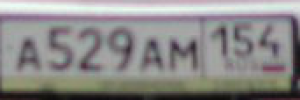
#> input picture OPENCV/OUPUT_ANOTHER/110.png, 300 x 100 px, found by its file name; its folder holds only this picture in this run
$ python Otsu.py
#> lines starting #> are read from the running program, lines starting #| are printed output that depends on the picture; after the words box and inside, x2 and y2 are one past the last pixel; in counts of white or black regions, pixels touching at a corner belong together; long printed decimals are rounded
import cv2
import numpy as np
from matplotlib import pyplot as plt

import os
def open_picture(img,i):
    # img = cv2.imread(img)
    cv2.imshow('{0}'.format(i), img)
    cv2.waitKey(0)
    cv2.destroyAllWindows()


if __name__ == '__main__':
    # [19 lines of commented-out code are left out]

        listdir = os.listdir(r'D:\Github_project\VKR\OUPUT_ANOTHER')
        for j in listdir:
            img = cv2.imread(r'D:\Github_project\VKR\OUPUT_ANOTHER\{0}'.format(j), 0)
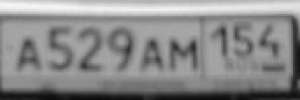
#> img: shape (100, 300); min 10, max 247, mean 137.6
            blur = cv2.GaussianBlur(img,(5,5),0)

            # find normalized_histogram, and its cumulative distribution function
            hist = cv2.calcHist([blur],[0],None,[256],[0,256])
#> hist = 256 values, max 581 at index 163, min 0 at index 0, mean 117.2
            hist_norm = hist.ravel()/hist.max()
#> hist_norm = 256 values, max 1 at index 163, min 0 at index 0, mean 0.202
            Q = hist_norm.cumsum()
#> Q = 256 values from 0 to 51.64

            bins = np.arange(256)
            fn_min = np.inf
            thresh = -1

            for i in range(1,256):
                p1,p2 = np.hsplit(hist_norm,[i]) # probabilities
                q1,q2 = Q[i],Q[255]-Q[i] # cum sum of classes
                b1,b2 = np.hsplit(bins,[i]) # weights
             # finding means and variances
             #    print(q1,q2)
                m1 = np.sum(p1*b1)/q1
                m2 = np.sum(p2*b2)/q2
                v1 =np.sum(((b1-m1)**2)*p1)/q1
                v2 = np.sum(((b2-m2)**2)*p2)/q2

                fn = v1*q1 + v2*q2
                if fn < fn_min:
                    fn_min = fn
                    thresh = i
#> this loop made 255 passes
#> (p1, q1, q2, m1, m2, v1, v2, fn) on passes 12 to 14: ([0, 0, 0, 0, 0, 0, 0, 0, 0, 0, 0, 0], 0.00172, 51.63, 0, 137.6, 0, 2170.5, 112071), ([0, 0, 0, 0, 0, 0, 0, 0, 0, 0, 0, 0, 0.00172], 0.0103, 51.62, 2, 137.6, 16.67, 2170.4, 112044.1), ([0, 0, 0, 0, 0, 0, 0, 0, 0, 0, 0, 0, 0.00172, 0.00861], 0.0465, 51.59, 2.85, 137.7, 22.17, 2169.3, 111911.8)
#> (q1, q2, m1, m2, v1, v2, fn, fn_min) on passes 15 to 20: (0.129, 51.51, 4.95, 137.9, 27.94, 2162.1, 111363.6, 111363.6), (0.229, 51.41, 8.2, 138.2, 22.95, 2142.1, 110120.5, 110120.5), (0.322, 51.31, 10.8, 138.4, 14.22, 2117, 108633.1, 108633.1), (0.418, 51.22, 12.09, 138.6, 11.03, 2094.3, 107267, 107267), (0.54, 51.09, 12.56, 138.9, 11.89, 2072, 105872, 105872), (0.678, 50.96, 13.44, 139.2, 11.57, 2043.2, 104123.3, 104123.3)
         # find otsu's threshold value with OpenCV function
            ret, th = cv2.threshold(blur,thresh,255,cv2.THRESH_BINARY)
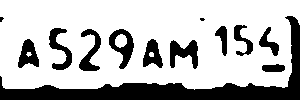
#> th: shape (100, 300); 73.2% white; 13 black regions (2 under 20 px), largest, box (x1, y1, x2, y2) and area: (0, 16, 300, 100) 4709, (170, 40, 198, 69) 472, (109, 29, 134, 69) 462
            ret, th1 = cv2.threshold(blur,127,255,cv2.THRESH_BINARY)
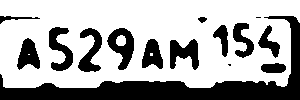
#> th1: shape (100, 300); 67.1% white; 15 black regions (2 under 20 px), largest, box (x1, y1, x2, y2) and area: (0, 16, 300, 100) 5452, (107, 28, 134, 70) 600, (49, 27, 73, 71) 549
            ret, otsu = cv2.threshold(blur,0,255,cv2.THRESH_BINARY+cv2.THRESH_OTSU)
            images = [th, th1, otsu,img]
            titles = ['Global Thresholding {0}'.format(thresh),'Global Thresholding 127','Otsu Thresholding','Original']
            for i in range(4):
                plt.subplot(2,3,i+3),plt.imshow(images[i],'gray')
                plt.title(titles[i])
                plt.xticks([]),plt.yticks([])
            plt.show()
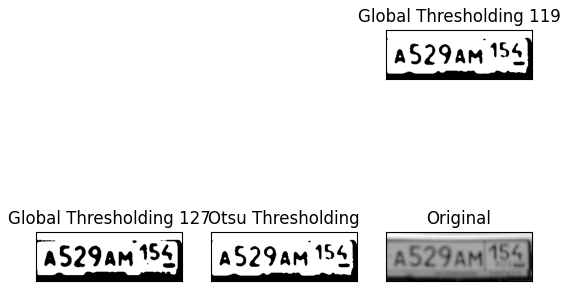
#> figure drawn by matplotlib, 4 panels
            plt.imsave
            print(thresh,fn_min)
#| 119 50083.764
            # open_picture(otsu ,j)

$ run again, on OPENCV/OUPUT_ANOTHER/176.png
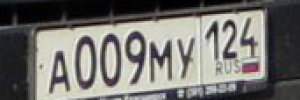
#> input picture OPENCV/OUPUT_ANOTHER/176.png, 300 x 100 px, found by its file name
#> hist = 256 values, max 736 at index 211, min 0 at index 227, mean 117.2
#> hist_norm = 256 values, max 1 at index 211, min 0 at index 227, mean 0.159
#> Q = 256 values from 0.0353 to 40.76
#> the loop `for i in range(1,256):` made 255 passes
#> (p1, q1, q2, m1, m2, v1, v2, fn) on passes 1 to 4: ([0.0353], 0.255, 40.51, 0, 115.1, 0, 5860.9, 237399.3), ([0.0353, 0.22], 1.04, 39.72, 0.212, 117.3, 0.133, 5909.7, 234743.7), ([0.0353, 0.22, 0.784], 1.79, 38.97, 0.999, 119.6, 0.458, 5761, 224515.6), ([0.0353, 0.22, 0.784, 0.75], 2.36, 38.4, 1.71, 121.3, 0.647, 5584.4, 214448)
#> `ret, th = cv2.threshold(blur,thresh,255,cv2.THRESH_BINARY)`:
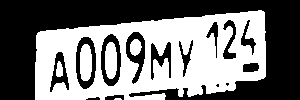
#> th: shape (100, 300); 46.6% white; 6 white regions (1 under 20 px), largest, box (x1, y1, x2, y2) and area: (35, 10, 266, 100) 12955, (80, 44, 92, 81) 385, (105, 42, 117, 79) 378, (130, 39, 142, 56) 152, (56, 61, 63, 77) 89
#> th1: shape (100, 300); 44.9% white; 6 white regions (1 under 20 px), largest, box (x1, y1, x2, y2) and area: (35, 11, 266, 100) 12488, (80, 44, 92, 81) 373, (105, 42, 117, 79) 366, (130, 39, 141, 55) 142, (56, 61, 63, 77) 84
#> `plt.show()`:
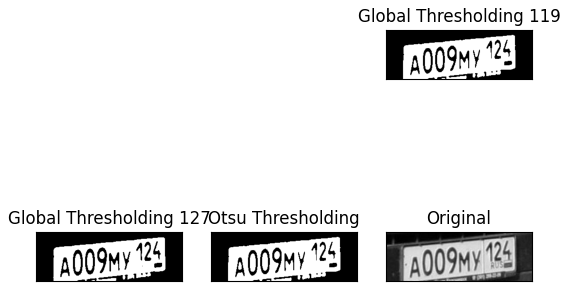
#> figure drawn by matplotlib, 4 panels
#| 119 36815.731

$ run again, on OPENCV/OUPUT_ANOTHER/182.png
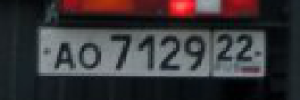
#> input picture OPENCV/OUPUT_ANOTHER/182.png, 300 x 100 px, found by its file name
#> hist = 256 values, max 820 at index 15, min 0 at index 161, mean 117.2
#> hist_norm = 256 values, max 1 at index 15, min 0 at index 161, mean 0.143
#> Q = 256 values from 0.0122 to 36.59
#> the loop `for i in range(1,256):` made 255 passes
#> (p1, q1, q2, m1, m2, v1, v2, fn) on passes 1 to 4: ([0.0122], 0.229, 36.36, 0, 54.66, 0, 1828, 66458.3), ([0.0122, 0.217], 0.435, 36.15, 0.499, 54.97, 0.132, 1821.2, 65836.8), ([0.0122, 0.217, 0.206], 0.566, 36.02, 1.11, 55.15, 0.319, 1811.8, 65260.2), ([0.0122, 0.217, 0.206, 0.13], 0.701, 35.88, 1.46, 55.35, 0.632, 1808.8, 64907)
#> after the loop `for i in range(1,256):`: fn_min = 11524.1; thresh = 70
#> `ret, th = cv2.threshold(blur,thresh,255,cv2.THRESH_BINARY)`:
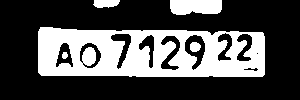
#> th: shape (100, 300); 31.3% white; 5 white regions, box (x1, y1, x2, y2) and area: (38, 27, 265, 77) 8399, (170, 0, 222, 15) 705, (93, 0, 120, 8) 176, (190, 42, 201, 52) 89, (62, 52, 68, 59) 34
#> th1: shape (100, 300); 9.2% white; 16 white regions (8 under 20 px), largest, box (x1, y1, x2, y2) and area: (71, 46, 209, 75) 1503, (41, 30, 70, 73) 663, (197, 0, 219, 10) 208
#> `ret, otsu = cv2.threshold(blur,0,255,cv2.THRESH_BINARY+cv2.THRESH_OTSU)`:
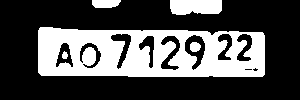
#> otsu: shape (100, 300); 31.7% white; 5 white regions, box (x1, y1, x2, y2) and area: (38, 27, 265, 77) 8472, (170, 0, 222, 15) 711, (92, 0, 121, 8) 204, (190, 42, 201, 52) 89, (62, 51, 68, 59) 36
#> `ret, otsu = cv2.threshold(blur,0,255,cv2.THRESH_BINARY+cv2.THRESH_OTSU)`: ret = 69
#> titles = ['Global Thresholding 70', 'Global Thresholding 127', 'Otsu Thresholding', 'Original']
#| 70 11524.085

$ run again, on OPENCV/OUPUT_ANOTHER/188.png
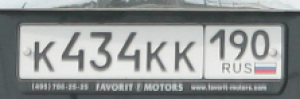
#> input picture OPENCV/OUPUT_ANOTHER/188.png, 300 x 99 px, found by its file name
#> hist = 256 values, max 496 at index 229, min 0 at index 0, mean 116
#> hist_norm = 256 values, max 1 at index 229, min 0 at index 0, mean 0.234
#> Q = 256 values from 0 to 59.88
#> the loop `for i in range(1,256):` made 255 passes
#> (q1, q2, m1, m2, v1, v2, fn, fn_min) on passes 49 to 55: (0.00202, 59.88, 0, 147.4, 0, 3569.7, 213741.1, 213741.1), (0.0101, 59.87, 9.8, 147.4, 307.3, 3569.8, 213724.7, 213724.7), (0.0544, 59.82, 9.22, 147.5, 304.9, 3571.2, 213662.4, 213662.4), (0.25, 59.63, 11.06, 148, 343.6, 3576.2, 213332.2, 213332.2), (0.538, 59.34, 24.03, 148.5, 356.7, 3563.7, 211665.3, 211665.3), (0.823, 59.06, 34.3, 149, 215.1, 3536.8, 209044.9, 209044.9), (1.2, 58.68, 36.38, 149.7, 189.5, 3516.5, 206579.1, 206579.1)
#> `ret, th = cv2.threshold(blur,thresh,255,cv2.THRESH_BINARY)`:
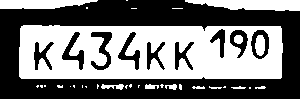
#> th: shape (99, 300); 46.1% white; 32 white regions (20 under 20 px), largest, box (x1, y1, x2, y2) and area: (19, 25, 283, 79) 11379, (185, 0, 300, 11) 951, (0, 0, 98, 9) 706
#> th1: shape (99, 300); 56.6% white; 15 black regions (3 under 20 px), largest, box (x1, y1, x2, y2) and area: (0, 9, 300, 99) 11037, (98, 0, 175, 8) 428, (92, 33, 111, 69) 220
#> `ret, otsu = cv2.threshold(blur,0,255,cv2.THRESH_BINARY+cv2.THRESH_OTSU)`:
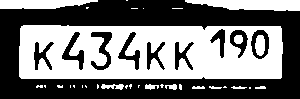
#> otsu: shape (99, 300); 46.4% white; 32 white regions (20 under 20 px), largest, box (x1, y1, x2, y2) and area: (19, 25, 283, 79) 11419, (185, 0, 300, 11) 965, (0, 0, 98, 9) 710
#| 152 38935.803

$ run again, on OPENCV/OUPUT_ANOTHER/126.png
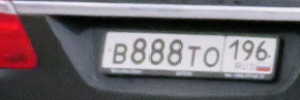
#> input picture OPENCV/OUPUT_ANOTHER/126.png, 300 x 100 px, found by its file name
#> hist = 256 values, max 648 at index 48, min 0 at index 0, mean 117.2
#> hist_norm = 256 values, max 1 at index 48, min 0 at index 0, mean 0.181
#> Q = 256 values from 0 to 46.3
#> the loop `for i in range(1,256):` made 255 passes
#> (p1, q1, q2, m1, m2, v1, v2, fn) on passes 3 to 6: ([0, 0, 0], 0.034, 46.26, 0, 107.9, 0, 4504.3, 208378.6), ([0, 0, 0, 0.034], 0.148, 46.15, 0.687, 108.2, 1.23, 4507.4, 208008.4), ([0, 0, 0, 0.034, 0.114], 0.449, 45.85, 1.24, 108.9, 2.16, 4510.5, 206793.3), ([0, 0, 0, 0.034, 0.114, 0.301], 0.83, 45.47, 2.49, 109.7, 2.62, 4477.7, 203585.9)
#> th: shape (100, 300); 36.1% white; 2 white regions, box (x1, y1, x2, y2) and area: (101, 32, 277, 78) 6765, (0, 0, 300, 20) 4056
#> th1: shape (100, 300); 36% white; 2 white regions, box (x1, y1, x2, y2) and area: (101, 32, 277, 78) 6751, (0, 0, 300, 20) 4041
#> otsu: shape (100, 300); 36.2% white; 2 white regions, box (x1, y1, x2, y2) and area: (101, 32, 277, 78) 6782, (0, 0, 300, 20) 4075
#> `plt.show()`:
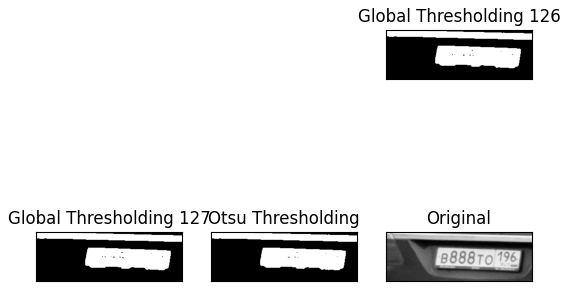
#> figure drawn by matplotlib, 4 panels
#| 126 35522.140
